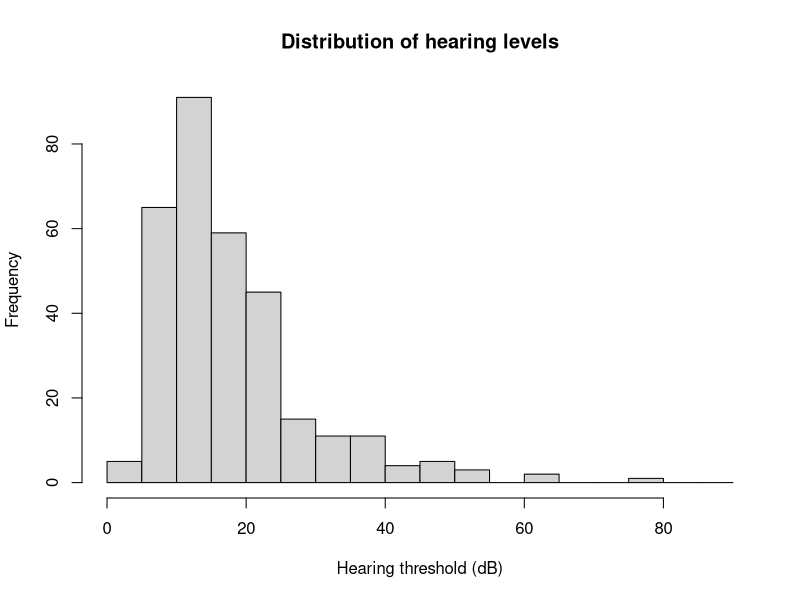

This figure's R source:
# script.R
data <- read.csv("HearingThresholds.csv", header = TRUE)
print("data type: ")
print(class(data))
data$avg1k = (data$l1k + data$r1k)/2
data$left = (data$l500 + data$l1k + data$l2k + data$l3k + data$l4k + data$l6k + data$l8k)/7
data$right = (data$r500 + data$r1k + data$r2k + data$r3k + data$r4k + data$r6k + data$r8k)/7
data$avg = (data$right + data$left)/2

hist(data$avg, breaks = seq(from = 0, to = 90, by = 5),
xlab = "Hearing threshold (dB)", ylab = "Frequency",
main = "Distribution of hearing levels")

